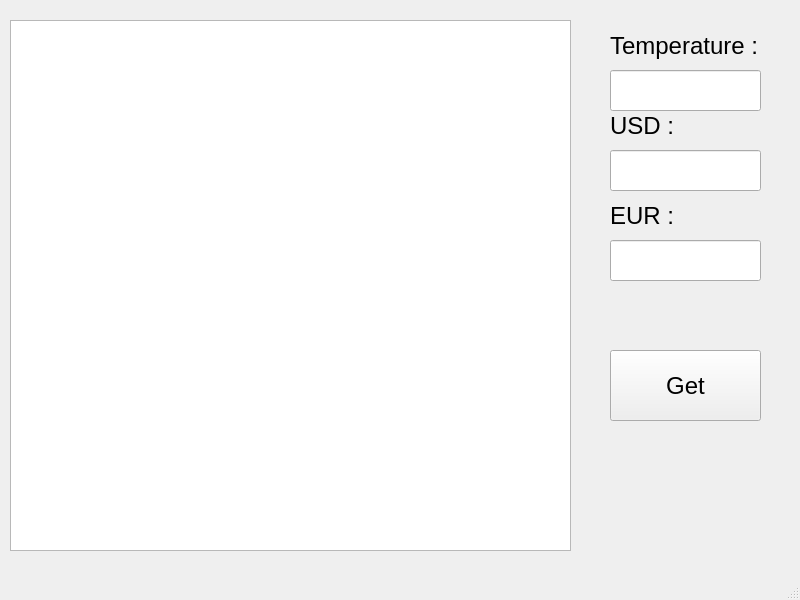
<?xml version="1.0" encoding="UTF-8"?>
<ui version="4.0">
 <class>MainWindow</class>
 <widget class="QMainWindow" name="MainWindow">
  <property name="geometry">
   <rect>
    <x>0</x>
    <y>0</y>
    <width>800</width>
    <height>600</height>
   </rect>
  </property>
  <property name="windowTitle">
   <string>MainWindow</string>
  </property>
  <widget class="QWidget" name="centralwidget">
   <widget class="QPlainTextEdit" name="plainTextEdit">
    <property name="geometry">
     <rect>
      <x>10</x>
      <y>20</y>
      <width>561</width>
      <height>531</height>
     </rect>
    </property>
   </widget>
   <widget class="QLabel" name="label">
    <property name="geometry">
     <rect>
      <x>610</x>
      <y>30</y>
      <width>161</width>
      <height>31</height>
     </rect>
    </property>
    <property name="font">
     <font>
      <pointsize>18</pointsize>
     </font>
    </property>
    <property name="text">
     <string>Temperature :</string>
    </property>
   </widget>
   <widget class="QPushButton" name="pushButton">
    <property name="geometry">
     <rect>
      <x>610</x>
      <y>350</y>
      <width>151</width>
      <height>71</height>
     </rect>
    </property>
    <property name="font">
     <font>
      <pointsize>18</pointsize>
     </font>
    </property>
    <property name="text">
     <string>Get</string>
    </property>
   </widget>
   <widget class="QLineEdit" name="temp_edit">
    <property name="geometry">
     <rect>
      <x>610</x>
      <y>70</y>
      <width>151</width>
      <height>41</height>
     </rect>
    </property>
   </widget>
   <widget class="QLabel" name="label_2">
    <property name="geometry">
     <rect>
      <x>610</x>
      <y>110</y>
      <width>161</width>
      <height>31</height>
     </rect>
    </property>
    <property name="font">
     <font>
      <pointsize>18</pointsize>
     </font>
    </property>
    <property name="text">
     <string>USD :</string>
    </property>
   </widget>
   <widget class="QLabel" name="label_3">
    <property name="geometry">
     <rect>
      <x>610</x>
      <y>200</y>
      <width>161</width>
      <height>31</height>
     </rect>
    </property>
    <property name="font">
     <font>
      <pointsize>18</pointsize>
     </font>
    </property>
    <property name="text">
     <string>EUR :</string>
    </property>
   </widget>
   <widget class="QLineEdit" name="usd_edit">
    <property name="geometry">
     <rect>
      <x>610</x>
      <y>150</y>
      <width>151</width>
      <height>41</height>
     </rect>
    </property>
   </widget>
   <widget class="QLineEdit" name="eur_edit">
    <property name="geometry">
     <rect>
      <x>610</x>
      <y>240</y>
      <width>151</width>
      <height>41</height>
     </rect>
    </property>
   </widget>
  </widget>
  <widget class="QMenuBar" name="menubar">
   <property name="geometry">
    <rect>
     <x>0</x>
     <y>0</y>
     <width>800</width>
     <height>22</height>
    </rect>
   </property>
  </widget>
  <widget class="QStatusBar" name="statusbar"/>
 </widget>
 <resources/>
 <connections/>
</ui>
